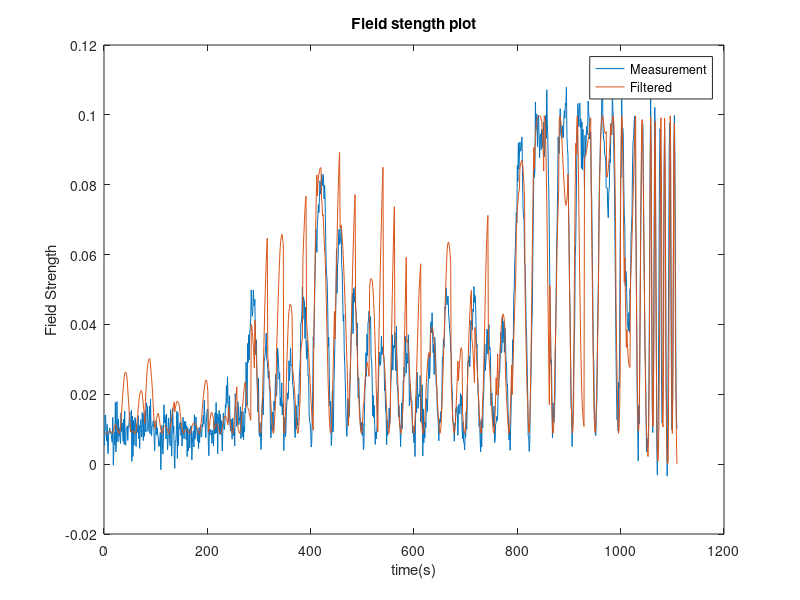
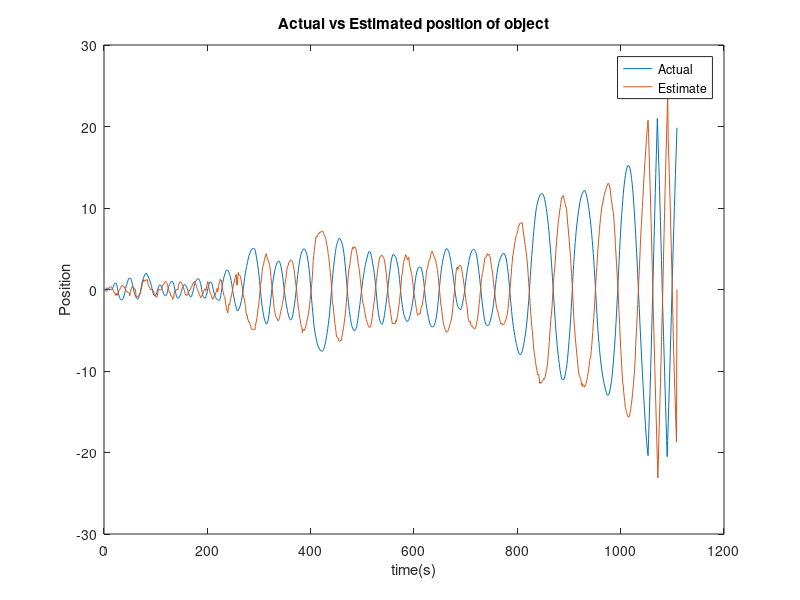
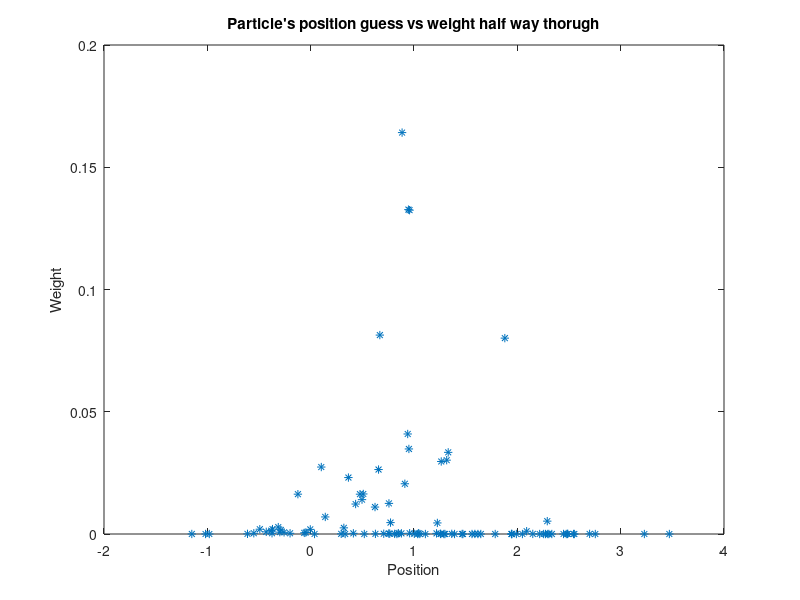

These figures' MATLAB source, in order:
clear all
load('input_data');

% step time,current time, total time

Ts = 1;
T = Ts;
total_t = length(actual_pos)*Ts - Ts;


sigma_a = 0.0625;
sigma_m = 4.0;
sigma_n = 0.003906;

x_m1 = -10; x_m2 = 10;
x_filtered = zeros(length(actual_pos),1);
x_dot_filtered = zeros(length(actual_pos),1);
y_particles = zeros(length(actual_pos),1);
resample = 0;       %resample flag
resample_threshold = 0.1;   %threshold to resample
particles = 100;
chi = zeros(particles,3);       %1st col-x; 2nd col-x_dot; 3rd col-w
chi_resample = zeros(particles,3);
chi_prev = zeros(particles,3);
chi_record = zeros(particles,3);
for i=1:particles               %initializing weights
    chi_prev(i,3) = 1/particles;     
end


while(T<=total_t)
    index = round(T/Ts);
    E_T = 0;
    sum = 0;
    
    for i=1:particles
        x = chi_prev(i,1);
        x_dot = chi_prev(i,2);
        w = chi_prev(i,3);
        
        %propogating particles through state transition equations
        x_next = x + x_dot*Ts;
        if x<-20
            x_dot_next = 2;
        elseif x>= -20 && x<0
            x_dot_next = x_dot + abs(normrnd(0,sigma_a));
        elseif x>=0 && x<=20
            x_dot_next = x_dot - abs(normrnd(0,sigma_a));
        else            
            x_dot_next = -2;
        end
        chi(i,1) = x_next;
        chi(i,2) = x_dot_next;
    
        %weights revaluation
%         y_t = meas(index);
%         y_m1 = (1/(sqrt(2*pi)*sigma_m)) * exp(-(x - x_m1)^2/(2*sigma_m^2));
%         y_m2 = (1/(sqrt(2*pi)*sigma_m)) * exp(-(x - x_m2)^2/(2*sigma_m^2));
%         
        %weights revaluation
        y_t = meas(index);
        y_m1 = (1/(sqrt(2*pi)*sigma_m)) * exp(-(x_next - x_m1)^2/(2*sigma_m^2));
        y_m2 = (1/(sqrt(2*pi)*sigma_m)) * exp(-(x_next - x_m2)^2/(2*sigma_m^2));
        
        y_m = y_m1 + y_m2;
        y_particles(index) = y_m;
        
        p = (1/(sqrt(2*pi)*sigma_n)) * exp(-(y_m - y_t)^2/(2*sigma_n^2));
        chi(i,3) = w * p;   %non normalized weight
        sum = sum + chi(i,3);     %sum of non normalized weights
    end
    
    %normalization of weights
    for i=1:particles
        chi(i,3) = chi(i,3)/sum;
    end
    
    %expected value calculation
    for i=1:particles
        E_T = E_T + chi(i,1)*chi(i,3); 
    end
    
    %filtered value calculation
    x_filtered(index) = E_T;  
    
    if(T == 730)
        chi_record = chi;
    end
    
    
    %checking whether to resample
    CV = 0;
    for i=1:particles
        CV = CV + (particles * chi(i,3) - 1)^2;
    end
    
    CV = CV/particles;
    ESS = particles / (1 + CV);
    
    if ESS < resample_threshold*particles
        resample = 1;
    end
    
    %resampling if required
    if resample == 1
        Q = cumsum(chi(:,3));
        t = rand(particles+1,1);
        T_rand = sort(t);
        T_rand(particles+1) = 1.0;
        i = 1; j=1;
        Index = zeros(particles,1);
        while( i <= particles)
            if(T_rand(i) < Q(j))
                Index(i) = j;
                i = i + 1;
            else
                j = j+1;
            end
        end

        for i=1:particles
            chi_resample(i,1) = chi(Index(i),1);
            chi_resample(i,2) = chi(Index(i),2);
            chi_resample(i,3) = 1/particles;
        end
        resample = 0;
        chi = chi_resample;
        chi_resample = zeros(particles,3);
    end
    
        
    
    chi_prev = chi;
    T = T + Ts;
end
figure(1)
plot(meas)
hold on
plot(y_particles)
xlabel("time(s)")
ylabel("Field Strength")
legend("Measurement","Filtered")
title("Field stength plot")

figure(2)
plot(actual_pos)
hold on
plot(x_filtered)
xlabel("time(s)")
ylabel("Position")
legend("Actual","Estimate")
title("Actual vs Estimated position of object")

figure(3)
plot(chi_record(:,1),chi_record(:,3),'*')
title("Particle's position guess vs weight half way thorugh")
xlabel("Position")
ylabel("Weight")